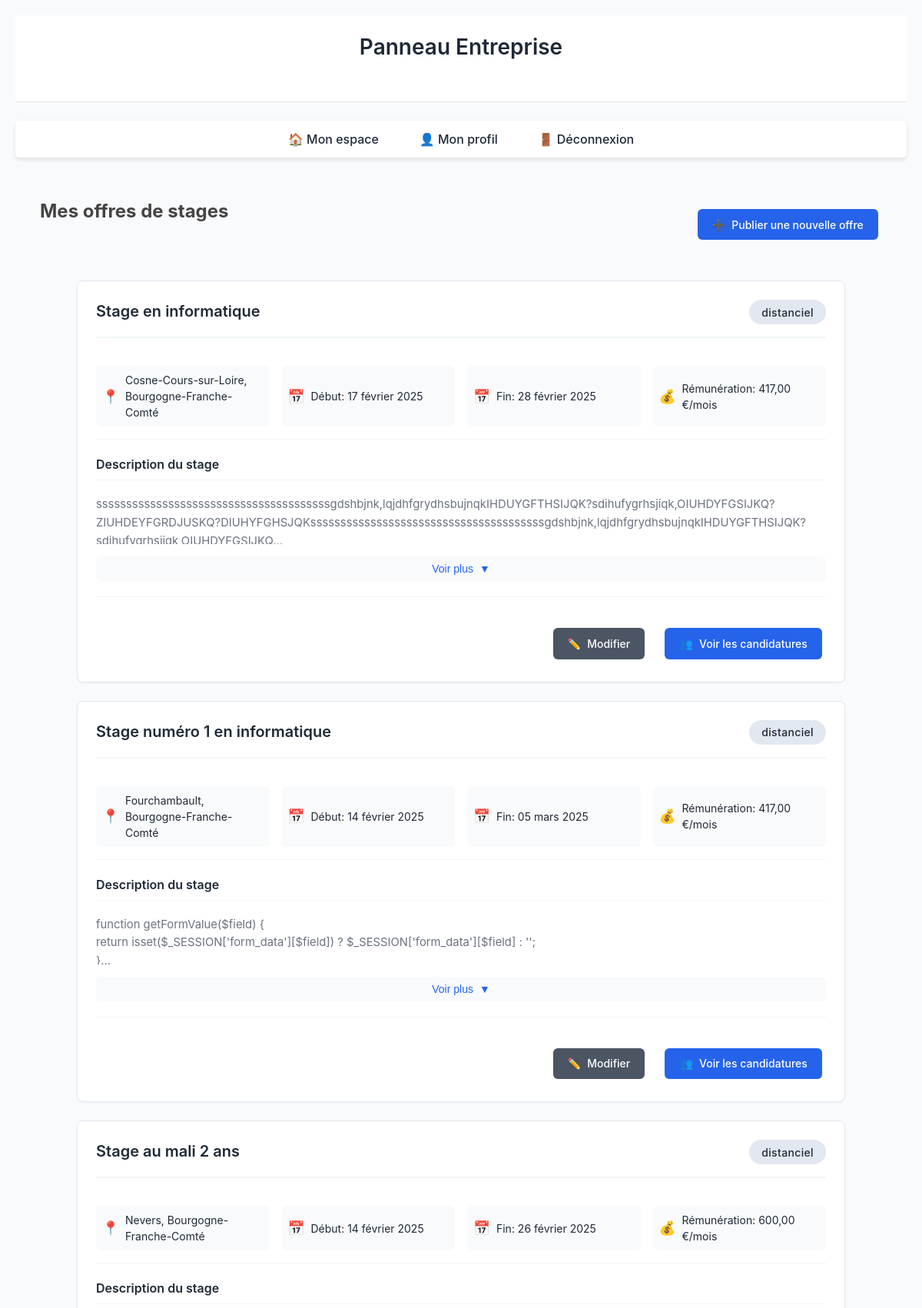
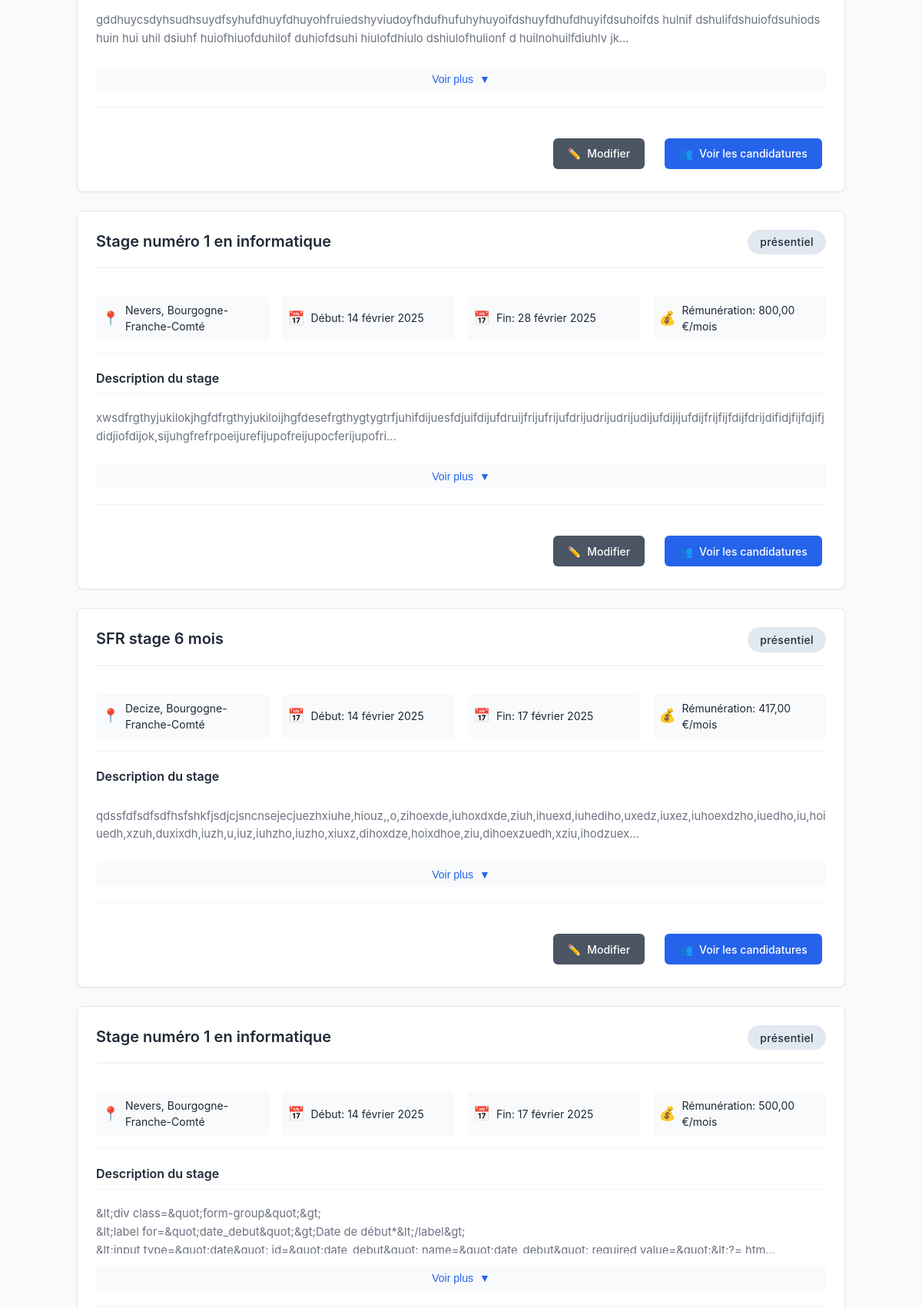
The page /app/views/panels/company_panel.php (signed in, upper part) on the database its author committed (2 pictures, top to bottom).
### tables this page shows
CREATE TABLE `offres_stages` (
  `id` int(11) NOT NULL,
  `entreprise_id` int(11) DEFAULT NULL,
  `titre` varchar(100) NOT NULL,
  `description` text,
  `date_debut` date DEFAULT NULL,
  `date_fin` date DEFAULT NULL,
  `lieu` varchar(255) DEFAULT NULL,
  `mode_stage` enum('distanciel','présentiel') NOT NULL,
  `logo` varchar(255) DEFAULT NULL,
  `email_contact` varchar(255) NOT NULL,
  `lien_candidature` varchar(255) DEFAULT NULL,
  `domaine` varchar(100) DEFAULT NULL,
  `remuneration` decimal(10,2) DEFAULT NULL,
  `pays` varchar(100) DEFAULT 'France',
  `ville` varchar(100) DEFAULT NULL,
  `code_postal` varchar(10) DEFAULT NULL,
  `region` varchar(100) DEFAULT NULL,
  `departement` varchar(100) DEFAULT NULL,
  `date_publication` timestamp NOT NULL DEFAULT CURRENT_TIMESTAMP
);

### app/views/panels/company_panel.php (the view, shortened to what this page needs)
<?php
require_once $_SERVER['DOCUMENT_ROOT'] . '/Gestion_Stage/app/config/database.php';
try {
    $stmt = $pdo->prepare("SELECT * FROM offres_stages WHERE entreprise_id = ? ORDER BY date_publication DESC");
    $stmt->execute([$_SESSION['user_id']]);
    $offres = $stmt->fetchAll();
} catch (PDOException $e) {
    error_log("Erreur lors de la récupération des offres de stage : " . $e->getMessage());
    $offres = [];
    $error_message = "Une erreur est survenue lors du chargement de vos offres de stage.";
}
function formatDateFr($date) {
    $mois = array(
        'January' => 'janvier',
        'February' => 'février',
        'March' => 'mars',
        'April' => 'avril',
        'May' => 'mai',
        'June' => 'juin',
        'July' => 'juillet',
        'August' => 'août',
        'September' => 'septembre',
        'October' => 'octobre',
        'November' => 'novembre',
        'December' => 'décembre'
    );
    $date = new DateTime($date);
    $dateEnglish = $date->format('d F Y');
    foreach($mois as $en => $fr) {
        $dateEnglish = str_replace($en, $fr, $dateEnglish);
    }
    return $dateEnglish;
}
?>
<!DOCTYPE html>
<html lang="fr">
<head>
    <link rel="stylesheet" href="/Gestion_Stage/public/assets/css/style.css">
    <link rel="stylesheet" href="/Gestion_Stage/public/assets/css/style_company_panel.css">
</head>
<body>
    <header>
        <div class="container">
            <h1>Panneau Entreprise</h1>
        </div>
    </header>
    <nav>
        <ul>
            <li><a href="/Gestion_Stage/app/views/home.php">🏠 Mon espace</a></li>
            <li><a href="/Gestion_Stage/app/views/profile.php">👤 Mon profil</a></li>
            <li><a href="/Gestion_Stage/app/views/auth/logout.php">🚪 Déconnexion</a></li>
        </ul>
    </nav>
    <main class="container">
        <div class="header-actions">
            <h2>Mes offres de stages</h2>
            <a href="/Gestion_Stage/app/views/internships/post_internship.php" class="btn btn-primary">
                <span class="icon">➕</span> Publier une nouvelle offre
            </a>
        </div>
        <?php if (isset($error_message)): ?>
            <div class="error"><?= htmlspecialchars($error_message) ?></div>
        <?php else: ?>
            <div class="offers-grid">
                <?php foreach ($offres as $offre): ?>
                    <div class="offer-card">
                        <div class="offer-header">
                            <h3><?= htmlspecialchars($offre['titre']) ?></h3>
                            <span class="offer-type"><?= $offre['mode_stage'] ?></span>
                        </div>
                        <div class="offer-details">
                            <div class="detail-group">
                                <span class="icon">📍</span>
                                <span><?= htmlspecialchars($offre['ville']) ?>, <?= htmlspecialchars($offre['region']) ?></span>
                            </div>
                            <div class="detail-group">
                                <span class="icon">📅</span>
                                <span>Début: <?= formatDateFr($offre['date_debut']) ?></span>
                            </div>
                            <div class="detail-group">
                                <span class="icon">📅</span>
                                <span>Fin: <?= formatDateFr($offre['date_fin']) ?></span>
                            </div>
                            <?php if ($offre['remuneration']): ?>
                            <div class="detail-group">
                                <span class="icon">💰</span>
                                <span>Rémunération: <?= number_format($offre['remuneration'], 2, ',', ' ') ?> €/mois</span>
                            </div>
                            <?php endif; ?>
                        </div>
                        <div class="offer-description" data-description="<?= htmlspecialchars($offre['description']) ?>">
                            <h4>Description du stage</h4>
                            <p><?= nl2br(htmlspecialchars(substr($offre['description'], 0, 250))) ?>...</p>
                            <button class="read-more">
                                <span>Voir plus</span>
                                <span class="icon">▼</span>
                            </button>
                        </div>
                        <div class="offer-actions">
                            <a class="btn btn-edit" href="/Gestion_Stage/app/views/internships/edit_internship.php?id=<?= $offre['id'] ?>">
                                <span class="icon">✏️</span> Modifier
                            </a>
                            <a class="btn btn-view" href="/Gestion_Stage/app/views/internships/view_applications.php?offre_id=<?= $offre['id'] ?>">
                                <span class="icon">👥</span> Voir les candidatures
                            </a>
                        </div>
                    </div>
                <?php endforeach; ?>
            </div>
        <?php endif; ?>
    </main>
</body>
</html>

### public/assets/css/style.css (style rules this page uses)
:root { --primary-color: #2c3e50; --secondary-color: #3498db; --accent-color: #e74c3c; --secondary-color-hover: #4ea8e4; --accent-color-hover: #f26858; --text-color: #333; --light-gray: #f5f6fa; --border-radius: 8px; }
* { margin: 0; padding: 0; box-sizing: border-box; }
body { font-family: Arial, sans-serif; line-height: 1.6; background-color: #f4f4f4; padding: 20px; }
.container { max-width: 1200px; margin: 0 auto; padding: 0 15px; }
h1 { text-align: center; color: #333; margin-bottom: 30px; font-size: 2rem; }
h2 { color: #444; margin-bottom: 20px; }
nav { text-align: center; background: #fff; padding: 15px; border-radius: 5px; margin-bottom: 30px; box-shadow: 0 2px 5px rgba(0,0,0,0.1); }
nav ul { list-style: none; display: flex; justify-content: center; gap: 20px; }
nav a { color: #333; text-decoration: none; padding: 5px 10px; border-radius: 3px; transition: background-color 0.2s ease; }
button { background: #3498db; color: white; padding: 10px 20px; border: none; border-radius: 4px; cursor: pointer; width: 100%; }
a { color: #3498db; text-decoration: none; }
.btn { display: inline-block; padding: 8px 16px; margin: 5px; border-radius: 4px; text-decoration: none; }
.btn-primary { background: #3498db; color: white; }
.btn { display: inline-block; padding: 12px 25px; background-color: #007bff; color: white; border-radius: 5px; font-weight: bold; text-decoration: none; margin-top: 20px; transition: background-color 0.2s ease; }

### rows shown on the page
offres_stages: titre "Stage en informatique", mode_stage "distanciel", ville "Cosne-Cours-sur-Loire", region "Bourgogne-Franche-Comté", date_debut "17 février 2025", date_fin "28 février 2025", remuneration "417,00", description "sssssssssssssssssssssssssssssssssssssssgdshbjnk,lqjdhfgrydhsbujnqkIHDUYGFTHSIJQK?sdihufygrhsjiqk,OIUHDYFGSIJKQ?ZIUHDEYFGRDJUSKQ?DIUHYFGHSJQKsssssssssssssssssssssssssssssssssssssssgdshbjnk,lqjdhfgrydhsbujnqkIHDUYGFTHSIJQK?sdihufygrhsjiqk,OIUHDYFGSIJKQ"
offres_stages: titre "Stage numéro 1 en informatique", mode_stage "distanciel", ville "Fourchambault", region "Bourgogne-Franche-Comté", date_debut "14 février 2025", date_fin "05 mars 2025", remuneration "417,00", description "function getFormValue($field) { return isset($_SESSION['form_data'][$field]) ? $_SESSION['form_data'][$field] : ''; }"
offres_stages: titre "Stage au mali 2 ans", mode_stage "distanciel", ville "Nevers", region "Bourgogne-Franche-Comté", date_debut "14 février 2025", date_fin "26 février 2025", remuneration "600,00", description "gddhuycsdyhsudhsuydfsyhufdhuyfdhuyohfruiedshyviudoyfhdufhufuhyhuyoifdshuyfdhufdhuyifdsuhoifds hulnif dshulifdshuiofdsuhiods huin hui uhil dsiuhf huiofhiuofduhilof duhiofdsuhi hiulofdhiulo dshiulofhulionf d huilnohuilfdiuhlv jk"
offres_stages: titre "Stage numéro 1 en informatique", mode_stage "présentiel", ville "Nevers", region "Bourgogne-Franche-Comté", date_debut "14 février 2025", date_fin "28 février 2025", remuneration "800,00", description "xwsdfrgthyjukilokjhgfdfrgthyjukiloijhgfdesefrgthygtygtrfjuhifdijuesfdjuifdijufdruijfrijufrijufdrijudrijudrijudijufdijijufdijfrijfijfdijfdrijdifidjfijfdjifjdidjiofdijok,sijuhgfrefrpoeijurefijupofreijupocferijupofri"
offres_stages: titre "SFR stage 6 mois", mode_stage "présentiel", ville "Decize", region "Bourgogne-Franche-Comté", date_debut "14 février 2025", date_fin "17 février 2025", remuneration "417,00", description "qdssfdfsdfsdfhsfshkfjsdjcjsncnsejecjuezhxiuhe,hiouz,,o,zihoexde,iuhoxdxde,ziuh,ihuexd,iuhediho,uxedz,iuxez,iuhoexdzho,iuedho,iu,hoiuedh,xzuh,duxixdh,iuzh,u,iuz,iuhzho,iuzho,xiuxz,dihoxdze,hoixdhoe,ziu,dihoexzuedh,xziu,ihodzuex"
offres_stages: titre "Stage numéro 1 en informatique", mode_stage "présentiel", ville "Nevers", region "Bourgogne-Franche-Comté", date_debut "14 février 2025", date_fin "17 février 2025", remuneration "500,00", description "&lt;div class=&quot;form-group&quot;&gt; &lt;label for=&quot;date_debut&quot;&gt;Date de début*&lt;/label&gt; &lt;input type=&quot;date&quot; id=&quot;date_debut&quot; name=&quot;date_debut&quot; required value=&quot;&lt;?= htm"
